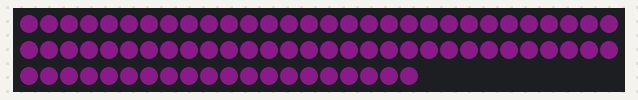
Bench run of a sketch on a simulated Arduino Uno, built with avr-gcc and run on an emulated ATmega328P. Shown: 80 RGB LEDs in strip order, left to right, continuing on the next row. Dim RGB values are drawn brighter than linear.

Above: at 3.1 s.

Measured:
- what the display in image 0 shows lasts 0.5 s, from 3.0 s to 3.5 s

The sketch:

simple_pattern.ino
```cpp
#include <FastLED.h>

#define LED_PIN 5
#define NUM_LEDS 80
#define COLOR_ORDER GRB
#define LED_TYPE WS2811
#define FLASH_DELAY 500
#define BRIGHTNESS 10
CRGB leds[NUM_LEDS];

void setup() {
  // turn off all LEDs
  delay(3000);
  FastLED.addLeds<LED_TYPE, LED_PIN, COLOR_ORDER>(leds, NUM_LEDS).setCorrection(TypicalLEDStrip);
  for (int i = 0; i < NUM_LEDS; i++) {
    leds[i].red = 255;
    leds[i].green = 55;
    leds[i].blue = 255;
  }
//  FastLED.setBrightness(0);
//  FastLED.show();
//
//  delay(2000);
  FastLED.setBrightness(0);
  FastLED.show();
}

void loop() {
  // put your main code here, to run repeatedly:
  FastLED.setBrightness(BRIGHTNESS);
  FastLED.show();
  delay(FLASH_DELAY);
  FastLED.setBrightness(0);
  FastLED.show();
  delay(FLASH_DELAY);

}
```
